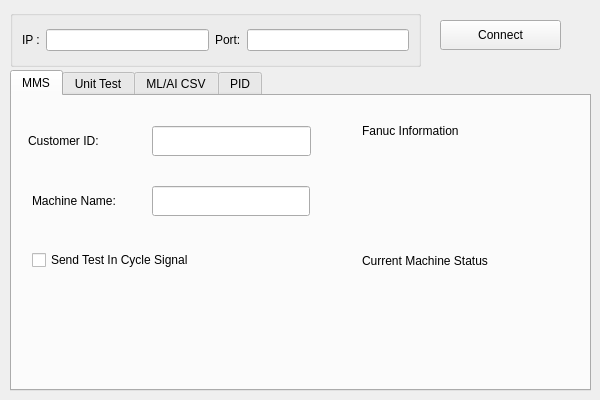
<?xml version="1.0" encoding="UTF-8"?>
<ui version="4.0">
 <class>Widget</class>
 <widget class="QWidget" name="Widget">
  <property name="geometry">
   <rect>
    <x>0</x>
    <y>0</y>
    <width>600</width>
    <height>400</height>
   </rect>
  </property>
  <property name="windowTitle">
   <string>Widget</string>
  </property>
  <property name="windowIcon">
   <iconset>
    <normaloff>assets/favicon.png</normaloff>assets/favicon.png</iconset>
  </property>
  <widget class="QPushButton" name="btnConnect">
   <property name="geometry">
    <rect>
     <x>440</x>
     <y>20</y>
     <width>121</width>
     <height>30</height>
    </rect>
   </property>
   <property name="text">
    <string>Connect</string>
   </property>
  </widget>
  <widget class="QGroupBox" name="gBConnInfo">
   <property name="geometry">
    <rect>
     <x>10</x>
     <y>10</y>
     <width>411</width>
     <height>57</height>
    </rect>
   </property>
   <property name="title">
    <string/>
   </property>
   <layout class="QHBoxLayout" name="horizontalLayout">
    <item>
     <widget class="QLabel" name="label">
      <property name="text">
       <string>IP :</string>
      </property>
     </widget>
    </item>
    <item>
     <widget class="QLineEdit" name="txtIPAddr">
      <property name="alignment">
       <set>Qt::AlignCenter</set>
      </property>
      <property name="clearButtonEnabled">
       <bool>true</bool>
      </property>
     </widget>
    </item>
    <item>
     <widget class="QLabel" name="label_2">
      <property name="text">
       <string>Port:</string>
      </property>
     </widget>
    </item>
    <item>
     <widget class="QLineEdit" name="txtPort">
      <property name="alignment">
       <set>Qt::AlignCenter</set>
      </property>
     </widget>
    </item>
   </layout>
  </widget>
  <widget class="QTabWidget" name="tabWidget">
   <property name="geometry">
    <rect>
     <x>10</x>
     <y>70</y>
     <width>581</width>
     <height>321</height>
    </rect>
   </property>
   <property name="currentIndex">
    <number>0</number>
   </property>
   <widget class="QWidget" name="tabMMS">
    <attribute name="title">
     <string>MMS</string>
    </attribute>
    <widget class="QLabel" name="lblFanucInfo">
     <property name="geometry">
      <rect>
       <x>360</x>
       <y>50</y>
       <width>181</width>
       <height>91</height>
      </rect>
     </property>
     <property name="font">
      <font>
       <pointsize>10</pointsize>
      </font>
     </property>
     <property name="text">
      <string/>
     </property>
     <property name="alignment">
      <set>Qt::AlignLeading|Qt::AlignLeft|Qt::AlignTop</set>
     </property>
    </widget>
    <widget class="QLabel" name="label_17">
     <property name="geometry">
      <rect>
       <x>350</x>
       <y>20</y>
       <width>181</width>
       <height>30</height>
      </rect>
     </property>
     <property name="text">
      <string>Fanuc Information</string>
     </property>
    </widget>
    <widget class="QLabel" name="lblMachineInfo">
     <property name="geometry">
      <rect>
       <x>360</x>
       <y>180</y>
       <width>181</width>
       <height>91</height>
      </rect>
     </property>
     <property name="font">
      <font>
       <pointsize>10</pointsize>
      </font>
     </property>
     <property name="text">
      <string/>
     </property>
     <property name="alignment">
      <set>Qt::AlignLeading|Qt::AlignLeft|Qt::AlignTop</set>
     </property>
    </widget>
    <widget class="QLabel" name="label_16">
     <property name="geometry">
      <rect>
       <x>350</x>
       <y>150</y>
       <width>181</width>
       <height>30</height>
      </rect>
     </property>
     <property name="text">
      <string>Current Machine Status</string>
     </property>
    </widget>
    <widget class="QLabel" name="label_18">
     <property name="geometry">
      <rect>
       <x>16</x>
       <y>30</y>
       <width>111</width>
       <height>30</height>
      </rect>
     </property>
     <property name="text">
      <string>Customer ID:</string>
     </property>
    </widget>
    <widget class="QLineEdit" name="txtCustomerID">
     <property name="geometry">
      <rect>
       <x>140</x>
       <y>30</y>
       <width>159</width>
       <height>30</height>
      </rect>
     </property>
     <property name="alignment">
      <set>Qt::AlignCenter</set>
     </property>
     <property name="clearButtonEnabled">
      <bool>true</bool>
     </property>
    </widget>
    <widget class="QLabel" name="label_19">
     <property name="geometry">
      <rect>
       <x>20</x>
       <y>90</y>
       <width>121</width>
       <height>30</height>
      </rect>
     </property>
     <property name="text">
      <string>Machine Name:</string>
     </property>
    </widget>
    <widget class="QLineEdit" name="txtMachineName">
     <property name="geometry">
      <rect>
       <x>140</x>
       <y>90</y>
       <width>158</width>
       <height>30</height>
      </rect>
     </property>
     <property name="alignment">
      <set>Qt::AlignCenter</set>
     </property>
    </widget>
    <widget class="QCheckBox" name="chkTempInCycle">
     <property name="geometry">
      <rect>
       <x>20</x>
       <y>150</y>
       <width>241</width>
       <height>28</height>
      </rect>
     </property>
     <property name="text">
      <string>Send Test In Cycle Signal</string>
     </property>
    </widget>
   </widget>
   <widget class="QWidget" name="tabUnitTest">
    <attribute name="title">
     <string>Unit Test</string>
    </attribute>
    <widget class="QGroupBox" name="groupBox">
     <property name="geometry">
      <rect>
       <x>20</x>
       <y>50</y>
       <width>181</width>
       <height>225</height>
      </rect>
     </property>
     <property name="font">
      <font>
       <pointsize>10</pointsize>
       <weight>50</weight>
       <italic>false</italic>
       <bold>false</bold>
      </font>
     </property>
     <property name="title">
      <string>Macro Variables(100~110)</string>
     </property>
     <widget class="QLabel" name="lblMacroVars">
      <property name="geometry">
       <rect>
        <x>10</x>
        <y>30</y>
        <width>161</width>
        <height>191</height>
       </rect>
      </property>
      <property name="text">
       <string>0
0
0
</string>
      </property>
      <property name="textFormat">
       <enum>Qt::PlainText</enum>
      </property>
      <property name="alignment">
       <set>Qt::AlignLeading|Qt::AlignLeft|Qt::AlignTop</set>
      </property>
     </widget>
    </widget>
    <widget class="QPushButton" name="btnReadMacros">
     <property name="geometry">
      <rect>
       <x>20</x>
       <y>10</y>
       <width>181</width>
       <height>30</height>
      </rect>
     </property>
     <property name="text">
      <string>Read Macros(100~110)</string>
     </property>
    </widget>
    <widget class="QGroupBox" name="groupBox_2">
     <property name="geometry">
      <rect>
       <x>210</x>
       <y>50</y>
       <width>161</width>
       <height>225</height>
      </rect>
     </property>
     <property name="font">
      <font>
       <pointsize>10</pointsize>
       <weight>50</weight>
       <italic>false</italic>
       <bold>false</bold>
      </font>
     </property>
     <property name="title">
      <string>SPI Values</string>
     </property>
     <widget class="QLabel" name="lblSPIVars">
      <property name="geometry">
       <rect>
        <x>10</x>
        <y>30</y>
        <width>141</width>
        <height>191</height>
       </rect>
      </property>
      <property name="text">
       <string>Pow1
Pow2
Pow3</string>
      </property>
      <property name="textFormat">
       <enum>Qt::PlainText</enum>
      </property>
      <property name="alignment">
       <set>Qt::AlignLeading|Qt::AlignLeft|Qt::AlignTop</set>
      </property>
     </widget>
    </widget>
    <widget class="QPushButton" name="pushButton">
     <property name="geometry">
      <rect>
       <x>210</x>
       <y>10</y>
       <width>161</width>
       <height>30</height>
      </rect>
     </property>
     <property name="text">
      <string>Read SPI Values</string>
     </property>
    </widget>
   </widget>
   <widget class="QWidget" name="tabCSV">
    <attribute name="title">
     <string>ML/AI CSV</string>
    </attribute>
    <widget class="QLabel" name="lblFanucReadIntervals">
     <property name="geometry">
      <rect>
       <x>100</x>
       <y>20</y>
       <width>61</width>
       <height>22</height>
      </rect>
     </property>
     <property name="font">
      <font>
       <weight>75</weight>
       <bold>true</bold>
      </font>
     </property>
     <property name="text">
      <string>&lt;html&gt;&lt;head/&gt;&lt;body&gt;&lt;p&gt;5 ms&lt;/p&gt;&lt;/body&gt;&lt;/html&gt;</string>
     </property>
    </widget>
    <widget class="QLabel" name="label_13">
     <property name="geometry">
      <rect>
       <x>10</x>
       <y>20</y>
       <width>81</width>
       <height>22</height>
      </rect>
     </property>
     <property name="font">
      <font>
       <pointsize>10</pointsize>
       <weight>50</weight>
       <bold>false</bold>
      </font>
     </property>
     <property name="text">
      <string>Read  Cycle:</string>
     </property>
    </widget>
    <widget class="QSlider" name="sliderFanucReadIntervals">
     <property name="geometry">
      <rect>
       <x>10</x>
       <y>40</y>
       <width>550</width>
       <height>20</height>
      </rect>
     </property>
     <property name="minimum">
      <number>5</number>
     </property>
     <property name="maximum">
      <number>1000</number>
     </property>
     <property name="singleStep">
      <number>5</number>
     </property>
     <property name="pageStep">
      <number>50</number>
     </property>
     <property name="orientation">
      <enum>Qt::Horizontal</enum>
     </property>
    </widget>
    <widget class="QPushButton" name="btnFanucReadStartStop">
     <property name="geometry">
      <rect>
       <x>470</x>
       <y>65</y>
       <width>91</width>
       <height>30</height>
      </rect>
     </property>
     <property name="text">
      <string>Start</string>
     </property>
    </widget>
    <widget class="QLabel" name="label_14">
     <property name="geometry">
      <rect>
       <x>15</x>
       <y>72</y>
       <width>101</width>
       <height>22</height>
      </rect>
     </property>
     <property name="font">
      <font>
       <pointsize>10</pointsize>
      </font>
     </property>
     <property name="text">
      <string>&lt;html&gt;&lt;head/&gt;&lt;body&gt;&lt;p&gt;HP Threshold X:&lt;/p&gt;&lt;/body&gt;&lt;/html&gt;</string>
     </property>
    </widget>
    <widget class="QLineEdit" name="txtHpX">
     <property name="geometry">
      <rect>
       <x>120</x>
       <y>68</y>
       <width>101</width>
       <height>30</height>
      </rect>
     </property>
     <property name="alignment">
      <set>Qt::AlignCenter</set>
     </property>
    </widget>
    <widget class="QLabel" name="label_15">
     <property name="geometry">
      <rect>
       <x>225</x>
       <y>70</y>
       <width>211</width>
       <height>22</height>
      </rect>
     </property>
     <property name="font">
      <font>
       <pointsize>10</pointsize>
      </font>
     </property>
     <property name="text">
      <string>&lt;html&gt;&lt;head/&gt;&lt;body&gt;&lt;p&gt;:Only records csv when HP &amp;gt;= X&lt;/p&gt;&lt;/body&gt;&lt;/html&gt;</string>
     </property>
    </widget>
    <widget class="QLabel" name="lblCurrSeqNum">
     <property name="geometry">
      <rect>
       <x>15</x>
       <y>130</y>
       <width>231</width>
       <height>22</height>
      </rect>
     </property>
     <property name="font">
      <font>
       <pointsize>10</pointsize>
      </font>
     </property>
     <property name="text">
      <string>&lt;html&gt;&lt;head/&gt;&lt;body&gt;&lt;p&gt;Current Sequence Number:&lt;/p&gt;&lt;/body&gt;&lt;/html&gt;</string>
     </property>
    </widget>
    <widget class="QLabel" name="lblModalS">
     <property name="geometry">
      <rect>
       <x>15</x>
       <y>160</y>
       <width>231</width>
       <height>22</height>
      </rect>
     </property>
     <property name="font">
      <font>
       <pointsize>10</pointsize>
      </font>
     </property>
     <property name="text">
      <string>&lt;html&gt;&lt;head/&gt;&lt;body&gt;&lt;p&gt;S Modal:&lt;/p&gt;&lt;/body&gt;&lt;/html&gt;</string>
     </property>
    </widget>
    <widget class="QLabel" name="lblModalT">
     <property name="geometry">
      <rect>
       <x>15</x>
       <y>190</y>
       <width>231</width>
       <height>22</height>
      </rect>
     </property>
     <property name="font">
      <font>
       <pointsize>10</pointsize>
      </font>
     </property>
     <property name="text">
      <string>&lt;html&gt;&lt;head/&gt;&lt;body&gt;&lt;p&gt;T Modal:&lt;/p&gt;&lt;/body&gt;&lt;/html&gt;</string>
     </property>
    </widget>
    <widget class="QLabel" name="lblModalF">
     <property name="geometry">
      <rect>
       <x>15</x>
       <y>220</y>
       <width>231</width>
       <height>22</height>
      </rect>
     </property>
     <property name="font">
      <font>
       <pointsize>10</pointsize>
      </font>
     </property>
     <property name="text">
      <string>&lt;html&gt;&lt;head/&gt;&lt;body&gt;&lt;p&gt;F Modal:&lt;/p&gt;&lt;/body&gt;&lt;/html&gt;</string>
     </property>
    </widget>
    <widget class="QLabel" name="lblModalM">
     <property name="geometry">
      <rect>
       <x>15</x>
       <y>250</y>
       <width>231</width>
       <height>22</height>
      </rect>
     </property>
     <property name="font">
      <font>
       <pointsize>10</pointsize>
      </font>
     </property>
     <property name="text">
      <string>&lt;html&gt;&lt;head/&gt;&lt;body&gt;&lt;p&gt;M Modal:&lt;/p&gt;&lt;/body&gt;&lt;/html&gt;</string>
     </property>
    </widget>
   </widget>
   <widget class="QWidget" name="tabPID">
    <attribute name="title">
     <string>PID</string>
    </attribute>
    <widget class="QSlider" name="sliderSP">
     <property name="geometry">
      <rect>
       <x>10</x>
       <y>200</y>
       <width>361</width>
       <height>20</height>
      </rect>
     </property>
     <property name="maximum">
      <number>200</number>
     </property>
     <property name="orientation">
      <enum>Qt::Horizontal</enum>
     </property>
    </widget>
    <widget class="QGroupBox" name="groupBox_3">
     <property name="geometry">
      <rect>
       <x>10</x>
       <y>10</y>
       <width>161</width>
       <height>151</height>
      </rect>
     </property>
     <widget class="QLineEdit" name="txtKp">
      <property name="geometry">
       <rect>
        <x>40</x>
        <y>20</y>
        <width>101</width>
        <height>30</height>
       </rect>
      </property>
      <property name="alignment">
       <set>Qt::AlignCenter</set>
      </property>
     </widget>
     <widget class="QLabel" name="label_3">
      <property name="geometry">
       <rect>
        <x>15</x>
        <y>22</y>
        <width>21</width>
        <height>22</height>
       </rect>
      </property>
      <property name="font">
       <font>
        <pointsize>10</pointsize>
       </font>
      </property>
      <property name="text">
       <string>&lt;html&gt;&lt;head/&gt;&lt;body&gt;&lt;p&gt;&lt;span style=&quot; font-style:italic;&quot;&gt;k&lt;/span&gt;&lt;span style=&quot; font-weight:600;&quot;&gt;P&lt;/span&gt;:&lt;/p&gt;&lt;/body&gt;&lt;/html&gt;</string>
      </property>
     </widget>
     <widget class="QLineEdit" name="txtKi">
      <property name="geometry">
       <rect>
        <x>40</x>
        <y>60</y>
        <width>101</width>
        <height>30</height>
       </rect>
      </property>
      <property name="alignment">
       <set>Qt::AlignCenter</set>
      </property>
     </widget>
     <widget class="QLabel" name="label_4">
      <property name="geometry">
       <rect>
        <x>15</x>
        <y>62</y>
        <width>21</width>
        <height>22</height>
       </rect>
      </property>
      <property name="font">
       <font>
        <pointsize>10</pointsize>
       </font>
      </property>
      <property name="text">
       <string>&lt;html&gt;&lt;head/&gt;&lt;body&gt;&lt;p&gt;&lt;span style=&quot; font-style:italic;&quot;&gt;k&lt;/span&gt;&lt;span style=&quot; font-weight:600;&quot;&gt;I&lt;/span&gt;:&lt;/p&gt;&lt;/body&gt;&lt;/html&gt;</string>
      </property>
     </widget>
     <widget class="QLineEdit" name="txtKd">
      <property name="geometry">
       <rect>
        <x>40</x>
        <y>100</y>
        <width>101</width>
        <height>30</height>
       </rect>
      </property>
      <property name="alignment">
       <set>Qt::AlignCenter</set>
      </property>
     </widget>
     <widget class="QLabel" name="label_5">
      <property name="geometry">
       <rect>
        <x>15</x>
        <y>102</y>
        <width>21</width>
        <height>22</height>
       </rect>
      </property>
      <property name="font">
       <font>
        <pointsize>10</pointsize>
       </font>
      </property>
      <property name="text">
       <string>&lt;html&gt;&lt;head/&gt;&lt;body&gt;&lt;p&gt;&lt;span style=&quot; font-style:italic;&quot;&gt;k&lt;/span&gt;&lt;span style=&quot; font-weight:600;&quot;&gt;D&lt;/span&gt;:&lt;/p&gt;&lt;/body&gt;&lt;/html&gt;</string>
      </property>
     </widget>
    </widget>
    <widget class="QLabel" name="label_6">
     <property name="geometry">
      <rect>
       <x>10</x>
       <y>180</y>
       <width>55</width>
       <height>22</height>
      </rect>
     </property>
     <property name="text">
      <string>&lt;html&gt;&lt;head/&gt;&lt;body&gt;&lt;p&gt;&lt;span style=&quot; font-size:10pt; font-weight:600;&quot;&gt;S&lt;/span&gt;&lt;span style=&quot; font-size:10pt;&quot;&gt;et&lt;/span&gt;&lt;span style=&quot; font-size:10pt; font-weight:600;&quot;&gt;P&lt;/span&gt;&lt;span style=&quot; font-size:10pt;&quot;&gt;oint&lt;/span&gt;&lt;span style=&quot; font-size:10pt; font-weight:600;&quot;&gt;:&lt;/span&gt;&lt;/p&gt;&lt;/body&gt;&lt;/html&gt;</string>
     </property>
    </widget>
    <widget class="QLabel" name="lblSPValue">
     <property name="geometry">
      <rect>
       <x>70</x>
       <y>180</y>
       <width>61</width>
       <height>22</height>
      </rect>
     </property>
     <property name="font">
      <font>
       <weight>75</weight>
       <bold>true</bold>
      </font>
     </property>
     <property name="text">
      <string>&lt;html&gt;&lt;head/&gt;&lt;body&gt;&lt;p&gt;0.0&lt;/p&gt;&lt;/body&gt;&lt;/html&gt;</string>
     </property>
    </widget>
    <widget class="QPushButton" name="btnPIDStartStop">
     <property name="geometry">
      <rect>
       <x>430</x>
       <y>230</y>
       <width>131</width>
       <height>30</height>
      </rect>
     </property>
     <property name="text">
      <string>Start PID</string>
     </property>
    </widget>
    <widget class="QLabel" name="label_7">
     <property name="geometry">
      <rect>
       <x>10</x>
       <y>230</y>
       <width>60</width>
       <height>22</height>
      </rect>
     </property>
     <property name="font">
      <font>
       <pointsize>10</pointsize>
       <weight>50</weight>
       <bold>false</bold>
      </font>
     </property>
     <property name="text">
      <string>Interval:</string>
     </property>
    </widget>
    <widget class="QSlider" name="sliderPIDIntervals">
     <property name="geometry">
      <rect>
       <x>10</x>
       <y>250</y>
       <width>361</width>
       <height>20</height>
      </rect>
     </property>
     <property name="minimum">
      <number>5</number>
     </property>
     <property name="maximum">
      <number>1000</number>
     </property>
     <property name="singleStep">
      <number>5</number>
     </property>
     <property name="pageStep">
      <number>50</number>
     </property>
     <property name="orientation">
      <enum>Qt::Horizontal</enum>
     </property>
    </widget>
    <widget class="QLabel" name="lblPIDIntervals">
     <property name="geometry">
      <rect>
       <x>70</x>
       <y>230</y>
       <width>61</width>
       <height>22</height>
      </rect>
     </property>
     <property name="font">
      <font>
       <weight>75</weight>
       <bold>true</bold>
      </font>
     </property>
     <property name="text">
      <string>&lt;html&gt;&lt;head/&gt;&lt;body&gt;&lt;p&gt;5 ms&lt;/p&gt;&lt;/body&gt;&lt;/html&gt;</string>
     </property>
    </widget>
    <widget class="QGroupBox" name="groupBox_4">
     <property name="geometry">
      <rect>
       <x>380</x>
       <y>10</y>
       <width>195</width>
       <height>151</height>
      </rect>
     </property>
     <property name="font">
      <font>
       <pointsize>11</pointsize>
       <weight>75</weight>
       <italic>true</italic>
       <bold>true</bold>
      </font>
     </property>
     <property name="title">
      <string>PID Output</string>
     </property>
     <widget class="QLabel" name="label_8">
      <property name="geometry">
       <rect>
        <x>15</x>
        <y>50</y>
        <width>35</width>
        <height>22</height>
       </rect>
      </property>
      <property name="font">
       <font>
        <pointsize>10</pointsize>
        <weight>75</weight>
        <italic>false</italic>
        <bold>true</bold>
       </font>
      </property>
      <property name="text">
       <string>&lt;html&gt;&lt;head/&gt;&lt;body&gt;&lt;p&gt;&lt;span style=&quot; font-weight:400;&quot;&gt;Type:&lt;/span&gt;&lt;/p&gt;&lt;/body&gt;&lt;/html&gt;</string>
      </property>
     </widget>
     <widget class="QLineEdit" name="txtPIDOutAddr">
      <property name="geometry">
       <rect>
        <x>65</x>
        <y>90</y>
        <width>121</width>
        <height>30</height>
       </rect>
      </property>
      <property name="font">
       <font>
        <pointsize>10</pointsize>
        <weight>50</weight>
        <italic>false</italic>
        <bold>false</bold>
       </font>
      </property>
      <property name="alignment">
       <set>Qt::AlignCenter</set>
      </property>
     </widget>
     <widget class="QLabel" name="label_9">
      <property name="geometry">
       <rect>
        <x>10</x>
        <y>92</y>
        <width>53</width>
        <height>22</height>
       </rect>
      </property>
      <property name="font">
       <font>
        <pointsize>10</pointsize>
        <weight>75</weight>
        <italic>false</italic>
        <bold>true</bold>
       </font>
      </property>
      <property name="text">
       <string>&lt;html&gt;&lt;head/&gt;&lt;body&gt;&lt;p&gt;&lt;span style=&quot; font-weight:400;&quot;&gt;Address&lt;/span&gt;&lt;span style=&quot; font-weight:400;&quot;&gt;:&lt;/span&gt;&lt;/p&gt;&lt;/body&gt;&lt;/html&gt;</string>
      </property>
     </widget>
     <widget class="QComboBox" name="cbPIDOoutRegType">
      <property name="geometry">
       <rect>
        <x>65</x>
        <y>50</y>
        <width>121</width>
        <height>30</height>
       </rect>
      </property>
      <property name="font">
       <font>
        <pointsize>9</pointsize>
        <weight>50</weight>
        <italic>false</italic>
        <bold>false</bold>
       </font>
      </property>
      <item>
       <property name="text">
        <string>G (Output signal from PMC to CNC)</string>
       </property>
      </item>
      <item>
       <property name="text">
        <string>F (Input Signal to PMC from CNC)</string>
       </property>
      </item>
      <item>
       <property name="text">
        <string>Y (Output signal from PMC to machine)</string>
       </property>
      </item>
      <item>
       <property name="text">
        <string>X (Input signal to PMC from machine)</string>
       </property>
      </item>
      <item>
       <property name="text">
        <string>A (Message display)</string>
       </property>
      </item>
      <item>
       <property name="text">
        <string>R (Internal/System relay)</string>
       </property>
      </item>
      <item>
       <property name="text">
        <string>T (Timer)</string>
       </property>
      </item>
      <item>
       <property name="text">
        <string>K (Keep relay)</string>
       </property>
      </item>
      <item>
       <property name="text">
        <string>C (Counter)</string>
       </property>
      </item>
      <item>
       <property name="text">
        <string>D (Data table)</string>
       </property>
      </item>
      <item>
       <property name="text">
        <string>M (Input signal from other PMC path)</string>
       </property>
      </item>
      <item>
       <property name="text">
        <string>N (Output signal to other PMC path)</string>
       </property>
      </item>
      <item>
       <property name="text">
        <string>E (Extra relay)</string>
       </property>
      </item>
      <item>
       <property name="text">
        <string>Z (System relay)</string>
       </property>
      </item>
     </widget>
    </widget>
    <widget class="QGroupBox" name="groupBox_5">
     <property name="geometry">
      <rect>
       <x>175</x>
       <y>10</y>
       <width>200</width>
       <height>151</height>
      </rect>
     </property>
     <property name="font">
      <font>
       <pointsize>11</pointsize>
       <weight>75</weight>
       <italic>true</italic>
       <bold>true</bold>
      </font>
     </property>
     <property name="title">
      <string>SPI Reading</string>
     </property>
     <widget class="QLineEdit" name="txtSPIAddr">
      <property name="geometry">
       <rect>
        <x>63</x>
        <y>50</y>
        <width>131</width>
        <height>30</height>
       </rect>
      </property>
      <property name="font">
       <font>
        <pointsize>10</pointsize>
        <weight>50</weight>
        <italic>false</italic>
        <bold>false</bold>
       </font>
      </property>
      <property name="alignment">
       <set>Qt::AlignCenter</set>
      </property>
     </widget>
     <widget class="QLabel" name="label_11">
      <property name="geometry">
       <rect>
        <x>9</x>
        <y>52</y>
        <width>52</width>
        <height>22</height>
       </rect>
      </property>
      <property name="font">
       <font>
        <pointsize>10</pointsize>
        <weight>75</weight>
        <italic>false</italic>
        <bold>true</bold>
       </font>
      </property>
      <property name="text">
       <string>&lt;html&gt;&lt;head/&gt;&lt;body&gt;&lt;p&gt;&lt;span style=&quot; font-weight:400;&quot;&gt;Address&lt;/span&gt;&lt;span style=&quot; font-weight:400;&quot;&gt;:&lt;/span&gt;&lt;/p&gt;&lt;/body&gt;&lt;/html&gt;</string>
      </property>
     </widget>
     <widget class="QLabel" name="label_12">
      <property name="geometry">
       <rect>
        <x>63</x>
        <y>80</y>
        <width>131</width>
        <height>22</height>
       </rect>
      </property>
      <property name="font">
       <font>
        <pointsize>10</pointsize>
        <weight>75</weight>
        <italic>false</italic>
        <bold>true</bold>
       </font>
      </property>
      <property name="text">
       <string>&lt;html&gt;&lt;head/&gt;&lt;body&gt;&lt;p&gt;&lt;span style=&quot; font-weight:400;&quot;&gt;Hex Value. ex: 12AB&lt;/span&gt;&lt;/p&gt;&lt;/body&gt;&lt;/html&gt;</string>
      </property>
     </widget>
    </widget>
    <widget class="QLabel" name="label_10">
     <property name="geometry">
      <rect>
       <x>400</x>
       <y>180</y>
       <width>45</width>
       <height>22</height>
      </rect>
     </property>
     <property name="font">
      <font>
       <pointsize>10</pointsize>
       <weight>75</weight>
       <italic>false</italic>
       <bold>true</bold>
      </font>
     </property>
     <property name="text">
      <string>&lt;html&gt;&lt;head/&gt;&lt;body&gt;&lt;p&gt;&lt;span style=&quot; font-weight:400;&quot;&gt;Output:&lt;/span&gt;&lt;/p&gt;&lt;/body&gt;&lt;/html&gt;</string>
     </property>
    </widget>
    <widget class="QLabel" name="lblPIDOut">
     <property name="geometry">
      <rect>
       <x>450</x>
       <y>180</y>
       <width>121</width>
       <height>22</height>
      </rect>
     </property>
     <property name="font">
      <font>
       <pointsize>10</pointsize>
       <weight>75</weight>
       <italic>false</italic>
       <bold>true</bold>
      </font>
     </property>
     <property name="text">
      <string>00000000</string>
     </property>
    </widget>
   </widget>
  </widget>
 </widget>
 <tabstops>
  <tabstop>txtIPAddr</tabstop>
  <tabstop>txtPort</tabstop>
  <tabstop>btnConnect</tabstop>
 </tabstops>
 <resources/>
 <connections/>
</ui>
